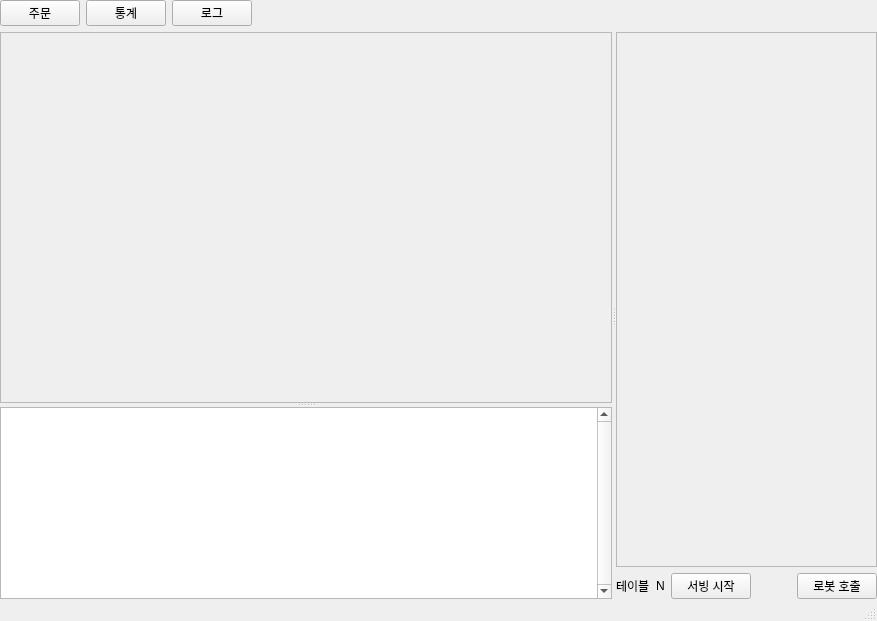
<?xml version="1.0" encoding="UTF-8"?>
<ui version="4.0">
 <class>MainWindow</class>
 <widget class="QMainWindow" name="MainWindow">
  <property name="geometry">
   <rect>
    <x>0</x>
    <y>0</y>
    <width>877</width>
    <height>621</height>
   </rect>
  </property>
  <property name="windowTitle">
   <string>MainWindow</string>
  </property>
  <widget class="QWidget" name="centralwidget">
   <layout class="QVBoxLayout" name="verticalLayout_2">
    <property name="leftMargin">
     <number>0</number>
    </property>
    <property name="topMargin">
     <number>0</number>
    </property>
    <property name="rightMargin">
     <number>0</number>
    </property>
    <property name="bottomMargin">
     <number>0</number>
    </property>
    <item>
     <widget class="QWidget" name="page_menu" native="true">
      <layout class="QHBoxLayout" name="horizontalLayout_2">
       <property name="leftMargin">
        <number>0</number>
       </property>
       <property name="topMargin">
        <number>0</number>
       </property>
       <property name="rightMargin">
        <number>0</number>
       </property>
       <property name="bottomMargin">
        <number>0</number>
       </property>
       <item>
        <layout class="QHBoxLayout" name="page_btn_layout">
         <item>
          <widget class="QPushButton" name="order_page_btn">
           <property name="text">
            <string>주문</string>
           </property>
          </widget>
         </item>
         <item>
          <widget class="QPushButton" name="chart_page_btn">
           <property name="text">
            <string>통계</string>
           </property>
          </widget>
         </item>
         <item>
          <widget class="QPushButton" name="log_page_btn">
           <property name="text">
            <string>로그</string>
           </property>
          </widget>
         </item>
        </layout>
       </item>
       <item>
        <spacer name="horizontalSpacer">
         <property name="orientation">
          <enum>Qt::Horizontal</enum>
         </property>
         <property name="sizeHint" stdset="0">
          <size>
           <width>614</width>
           <height>20</height>
          </size>
         </property>
        </spacer>
       </item>
      </layout>
     </widget>
    </item>
    <item>
     <widget class="QWidget" name="view" native="true">
      <layout class="QVBoxLayout" name="verticalLayout">
       <property name="leftMargin">
        <number>0</number>
       </property>
       <property name="topMargin">
        <number>0</number>
       </property>
       <property name="rightMargin">
        <number>0</number>
       </property>
       <property name="bottomMargin">
        <number>0</number>
       </property>
       <item>
        <widget class="QStackedWidget" name="stackedWidget">
         <widget class="QWidget" name="order_page">
          <layout class="QGridLayout" name="gridLayout">
           <property name="leftMargin">
            <number>0</number>
           </property>
           <property name="topMargin">
            <number>0</number>
           </property>
           <property name="rightMargin">
            <number>0</number>
           </property>
           <property name="bottomMargin">
            <number>0</number>
           </property>
           <item row="0" column="0">
            <widget class="QSplitter" name="splitter">
             <property name="orientation">
              <enum>Qt::Horizontal</enum>
             </property>
             <property name="childrenCollapsible">
              <bool>false</bool>
             </property>
             <widget class="QWidget" name="left_split" native="true">
              <property name="sizePolicy">
               <sizepolicy hsizetype="Preferred" vsizetype="Preferred">
                <horstretch>1</horstretch>
                <verstretch>0</verstretch>
               </sizepolicy>
              </property>
              <property name="styleSheet">
               <string notr="true"/>
              </property>
              <layout class="QGridLayout" name="gridLayout_4">
               <item row="0" column="0">
                <widget class="QSplitter" name="splitter_2">
                 <property name="orientation">
                  <enum>Qt::Vertical</enum>
                 </property>
                 <property name="childrenCollapsible">
                  <bool>false</bool>
                 </property>
                 <widget class="QScrollArea" name="table_info">
                  <property name="sizePolicy">
                   <sizepolicy hsizetype="Expanding" vsizetype="Expanding">
                    <horstretch>0</horstretch>
                    <verstretch>1</verstretch>
                   </sizepolicy>
                  </property>
                  <property name="widgetResizable">
                   <bool>true</bool>
                  </property>
                  <widget class="QWidget" name="talbe_info_container">
                   <property name="geometry">
                    <rect>
                     <x>0</x>
                     <y>0</y>
                     <width>603</width>
                     <height>344</height>
                    </rect>
                   </property>
                   <layout class="QGridLayout" name="gridLayout_3"/>
                  </widget>
                 </widget>
                 <widget class="QTextBrowser" name="order_page_log_browser">
                  <property name="sizePolicy">
                   <sizepolicy hsizetype="Expanding" vsizetype="Preferred">
                    <horstretch>0</horstretch>
                    <verstretch>0</verstretch>
                   </sizepolicy>
                  </property>
                  <property name="minimumSize">
                   <size>
                    <width>0</width>
                    <height>100</height>
                   </size>
                  </property>
                  <property name="verticalScrollBarPolicy">
                   <enum>Qt::ScrollBarAlwaysOn</enum>
                  </property>
                  <property name="html">
                   <string>&lt;!DOCTYPE HTML PUBLIC &quot;-//W3C//DTD HTML 4.0//EN&quot; &quot;http://www.w3.org/TR/REC-html40/strict.dtd&quot;&gt;
&lt;html&gt;&lt;head&gt;&lt;meta name=&quot;qrichtext&quot; content=&quot;1&quot; /&gt;&lt;style type=&quot;text/css&quot;&gt;
p, li { white-space: pre-wrap; }
&lt;/style&gt;&lt;/head&gt;&lt;body style=&quot; font-family:'Ubuntu'; font-size:11pt; font-weight:400; font-style:normal;&quot;&gt;
&lt;p style=&quot;-qt-paragraph-type:empty; margin-top:0px; margin-bottom:0px; margin-left:0px; margin-right:0px; -qt-block-indent:0; text-indent:0px;&quot;&gt;&lt;br /&gt;&lt;/p&gt;&lt;/body&gt;&lt;/html&gt;</string>
                  </property>
                 </widget>
                </widget>
               </item>
              </layout>
             </widget>
             <widget class="QWidget" name="right_split" native="true">
              <property name="sizePolicy">
               <sizepolicy hsizetype="Preferred" vsizetype="Preferred">
                <horstretch>0</horstretch>
                <verstretch>0</verstretch>
               </sizepolicy>
              </property>
              <property name="minimumSize">
               <size>
                <width>250</width>
                <height>0</height>
               </size>
              </property>
              <property name="styleSheet">
               <string notr="true"/>
              </property>
              <layout class="QVBoxLayout" name="verticalLayout_3">
               <item>
                <widget class="QScrollArea" name="order_tickets">
                 <property name="widgetResizable">
                  <bool>true</bool>
                 </property>
                 <widget class="QWidget" name="order_tickets_container">
                  <property name="geometry">
                   <rect>
                    <x>0</x>
                    <y>0</y>
                    <width>230</width>
                    <height>501</height>
                   </rect>
                  </property>
                  <layout class="QVBoxLayout" name="verticalLayout_4"/>
                 </widget>
                </widget>
               </item>
               <item>
                <layout class="QHBoxLayout" name="commands">
                 <item>
                  <widget class="QLabel" name="label">
                   <property name="text">
                    <string>테이블</string>
                   </property>
                  </widget>
                 </item>
                 <item>
                  <widget class="QLabel" name="selected_table">
                   <property name="text">
                    <string>N</string>
                   </property>
                  </widget>
                 </item>
                 <item>
                  <widget class="QPushButton" name="serve_btn">
                   <property name="text">
                    <string>서빙 시작</string>
                   </property>
                  </widget>
                 </item>
                 <item>
                  <spacer name="table_command_container">
                   <property name="orientation">
                    <enum>Qt::Horizontal</enum>
                   </property>
                   <property name="sizeHint" stdset="0">
                    <size>
                     <width>40</width>
                     <height>20</height>
                    </size>
                   </property>
                  </spacer>
                 </item>
                 <item>
                  <widget class="QPushButton" name="call_btn">
                   <property name="text">
                    <string>로봇 호출</string>
                   </property>
                  </widget>
                 </item>
                </layout>
               </item>
              </layout>
             </widget>
            </widget>
           </item>
          </layout>
         </widget>
         <widget class="QWidget" name="page_2"/>
        </widget>
       </item>
      </layout>
     </widget>
    </item>
   </layout>
  </widget>
  <widget class="QStatusBar" name="statusbar"/>
 </widget>
 <resources/>
 <connections/>
</ui>
